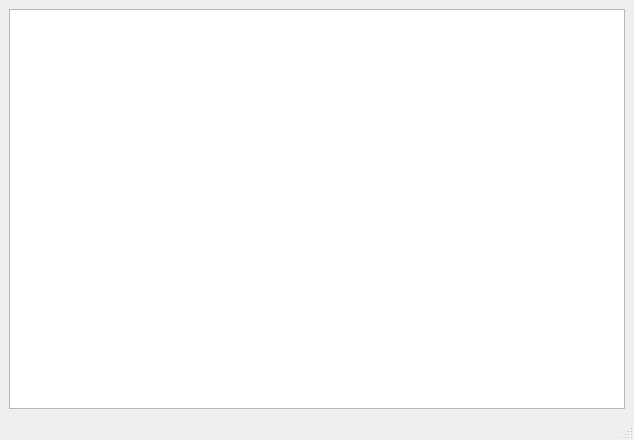
<?xml version="1.0" encoding="UTF-8"?>
<ui version="4.0">
 <class>MainWindow</class>
 <widget class="QMainWindow" name="MainWindow">
  <property name="geometry">
   <rect>
    <x>0</x>
    <y>0</y>
    <width>634</width>
    <height>440</height>
   </rect>
  </property>
  <property name="windowTitle">
   <string>Text Editor</string>
  </property>
  <widget class="QWidget" name="centralwidget">
   <layout class="QVBoxLayout" name="verticalLayout">
    <item>
     <widget class="TextEditor" name="textEdit"/>
    </item>
   </layout>
  </widget>
  <widget class="QStatusBar" name="statusbar"/>
 </widget>
 <customwidgets>
  <customwidget>
   <class>TextEditor</class>
   <extends>QPlainTextEdit</extends>
   <header location="global">texteditor.h</header>
  </customwidget>
 </customwidgets>
 <resources/>
 <connections/>
</ui>
